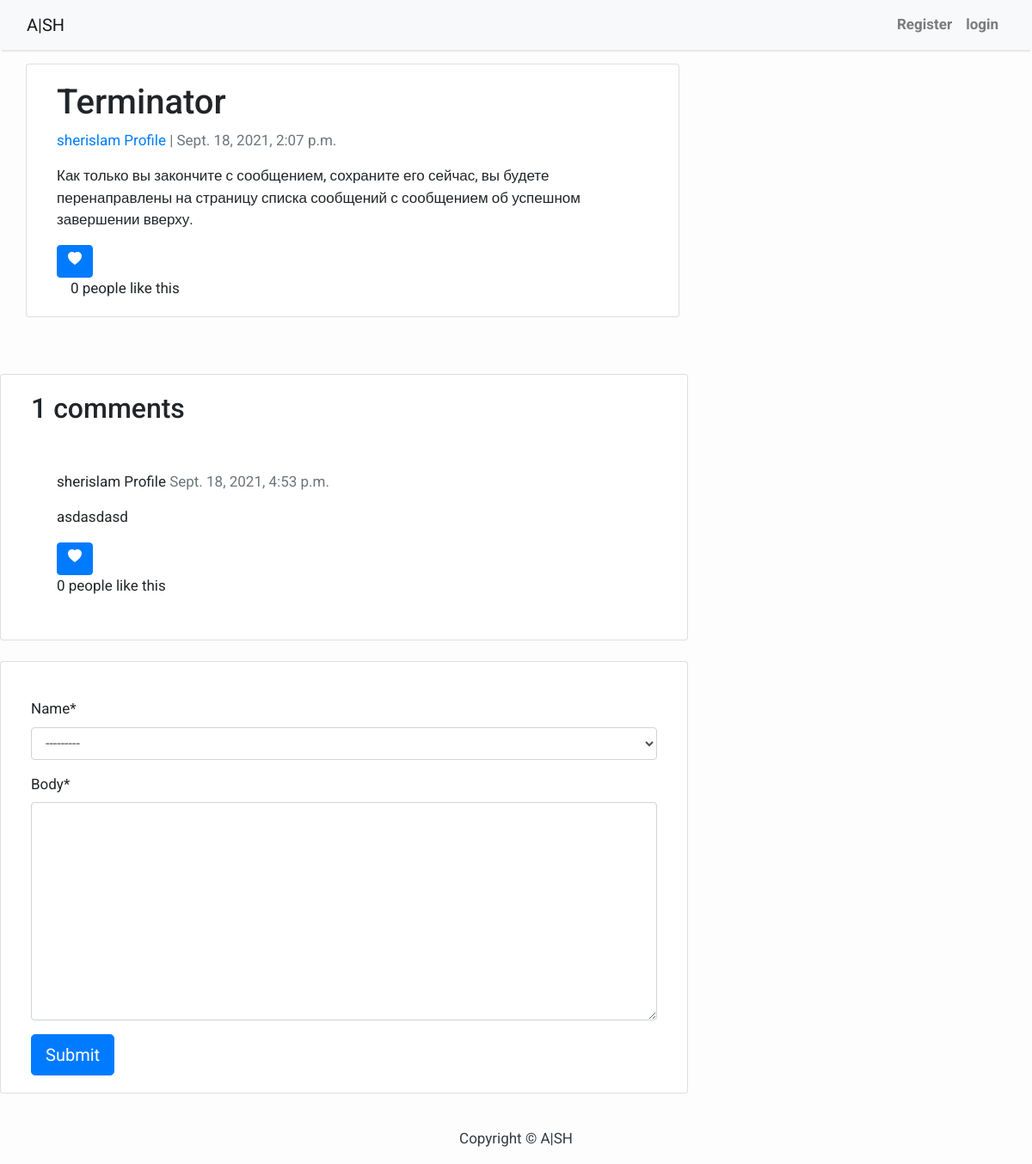
Page /terminator/ on the committed database.
### posts/models.py (models this page shows, shortened)
class Post(models.Model):
    title = models.CharField(max_length=200, unique=True)
    slug = models.SlugField(max_length=200, unique=True)
    author = models.ForeignKey(User, on_delete= models.CASCADE,related_name='blog_posts')
    updated_on = models.DateTimeField(auto_now= True)
    content = models.TextField()
    created_on = models.DateTimeField(auto_now_add=True)
    status = models.IntegerField(choices=STATUS, default=0)
    class Meta:
        ordering = ['-created_on']

class Comment(models.Model):
    post = models.ForeignKey(Post,on_delete=models.CASCADE,related_name='comments')
    name = models.ForeignKey(User,max_length=80, on_delete=models.CASCADE)
    body = models.TextField()
    created_on = models.DateTimeField(auto_now_add=True)
    active = models.BooleanField(default=False)
    class Meta:
        ordering = ['created_on']

### author/models.py (models this page shows)
class User(AbstractUser):
    following = models.ManyToManyField(
        "self", blank=True, related_name="followers", symmetrical=False
    )
    bio = models.TextField(max_length=200, blank=True, default="Bio")
    website = models.URLField(max_length=200, blank=True)
    def __str__(self):
          return f"{self.username} Profile"

### posts/views.py (the view)
# urls.py: path('<slug:slug>/', views.post_detail, name='post_detail'),
def post_detail(request, slug):
    template_name = 'posts/post_detail.html'
    post = get_object_or_404(Post, slug=slug)
    comments = post.comments.all()
    new_comment = None
    if request.method == 'POST':
        comment_form = CommentForm(data=request.POST)
        if comment_form.is_valid():
            new_comment = comment_form.save(commit=False)
            new_comment.post = post
            new_comment.save()
        if 'like' in request.POST:
            try:
                like = Like.objects.get(user=request.user, post=post)
                like.delete()
            except:
                Like.objects.create(user=request.user, post=post)
        if 'like_comment' in request.POST:
            id = int(request.POST.get('like_comment'))
            comment_object = comments.get(id=id)
            try:
                like = LikeComment.objects.get(user=request.user, comment=comment_object)
                like.delete()
            except:
                LikeComment.objects.create(user=request.user, comment=comment_object)
        return HttpResponseRedirect(reverse('post_detail', args=[str(slug)]))
    else:
        comment_form = CommentForm()
    return render(request, template_name, {'post': post,
                                           'comments': comments,
                                           'comment_form': comment_form})

### posts/forms.py
class CommentForm(forms.ModelForm):
    class Meta:
        model = Comment
        fields = ('name', 'body')

### author/templates/posts/post_detail.html (shortened to what this page needs)
{% extends 'base.html' %} {% block content %}
<div class="container">
    <div class="row">
      <div class="col-md-8 card mb-4  mt-3 left  top">
        <div class="card-body">
          <h1>{% block title %} {{ post.title }} {% endblock title %}</h1>
          <p class=" text-muted"><a href="{% url 'profile' post.author.username %}">{{ post.author }}</a> | {{ post.created_on }}</p>
          <p class="card-text ">{{ post.content | safe }} </p>
          <form method="post">
            <button type="submit" class="btn btn-primary">
                <svg xmlns="http://www.w3.org/2000/svg" width="16" height="16" fill="currentColor"
                     class="bi bi-heart-fill" viewBox="0 0 16 16">
                    <path fill-rule="evenodd"
                          d="M8 1.314C12.438-3.248 23.534 4.735 8 15-7.534 4.736 3.562-3.248 8 1.314z"/>
                </svg>
            </button>
        </form>
        <div class="ml-3">
            </i>{{ post.likes_post.all.count }} people like this
        </div>
        </div>
      </div>
      </div>
    </div>
    <br>
    <div class="col-md-8 card mb-4  mt-3 ">
        <div class="card-body">
          <h2>{{ comments.count }} comments</h2>
          {% for comment in comments %}
          <div class="comments" style="padding: 10px;">
            <p class="font-weight-bold">
                <div class="card-body">
              {{ comment.name }}
              <span class=" text-muted font-weight-normal">
                {{ comment.created_on }}
              </span>
            </p>
            {{ comment.body | linebreaks }}
            <form method="post">
              <button type="submit" class="btn btn-primary">
                  <svg xmlns="http://www.w3.org/2000/svg" width="16" height="16" fill="currentColor"
                       class="bi bi-heart-fill" viewBox="0 0 16 16">
                      <path fill-rule="evenodd"
                            d="M8 1.314C12.438-3.248 23.534 4.735 8 15-7.534 4.736 3.562-3.248 8 1.314z"/>
                  </svg>
              </button>
          </form>
          </i>{{ comment.likes_comment.all.count }} people like this
        </div>
          </div>
          {% endfor %}
        </div>
      <div class="col-md-8 card mb-4  mt-3 ">
        <div class="card-body">
          {% load crispy_forms_tags %}
<form method="post" style="margin-top: 1.3em;">
          {{ comment_form | crispy }}
          <button name="comments" type="submit" class="btn btn-primary  btn-lg">Submit</button>
 </form>
        </div>
      </div>
{% endblock content %}

### author/templates/base.html (style rules this page uses)
body { font-family: "Roboto", sans-serif; font-size: 17px; background-color: #fdfdfd; }

### rows in the picture
Post: title "Terminator", author "sherislam Profile", created_on "Sept. 18, 2021, 2:07 p.m.", content "Как только вы закончите с сообщением, сохраните его сейчас, вы будете перенаправлены на страницу списка сообщений с сообщением об успешном завершении вверху.", likes_post.all.count "0", count "1"
Comment: name "sherislam Profile", created_on "Sept. 18, 2021, 4:53 p.m.", body "asdasdasd", likes_comment.all.count "0"
